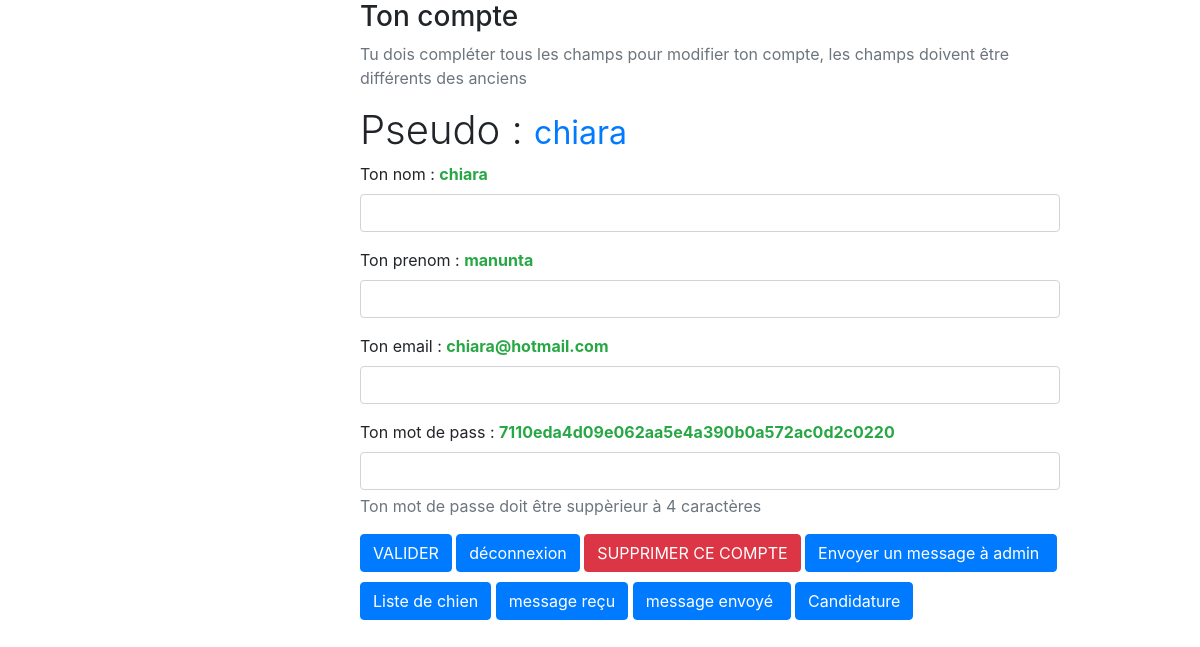
Screenshot of /redirection.php (signed in) with the database file from the repository.
### tables this page shows
CREATE TABLE IF NOT EXISTS `user` (
  `id` int(255) NOT NULL AUTO_INCREMENT,
  `nom` varchar(50) NOT NULL,
  `prenom` varchar(50) NOT NULL,
  `mdp` varchar(50) NOT NULL,
  `email` varchar(50) NOT NULL,
  `pseudo` varchar(50) NOT NULL,
  `role` varchar(10) NOT NULL,
  PRIMARY KEY (`id`)
);

### redirection.php (the view, shortened to what this page needs)
<?php
require_once ("fonction.php");
$bdd = connectionDb();
if(isset($_SESSION) AND !empty($_SESSION)  AND $_SESSION['id'] != null)
{
$tab_affichage = $_SESSION['pseudo'];
$requete = $bdd->prepare('SELECT nom,prenom,mdp,email FROM user WHERE pseudo=:pseudo');
$requete->execute(array('pseudo'=>$tab_affichage));
$tab_affichage = $requete->fetch();
}
else
    {
       header('location: index.php');
    }
?>
<!DOCTYPE html PUBLIC "-//W3C//DTD XHTML 1.0 Strict//EN" "http://www.w3.org/TR/xhtml1/DTD/xhtml1-strict.dtd">
<html xmlns="http://www.w3.org/1999/xhtml" xml:lang="fr" >
<head>
    <link rel="stylesheet" type="text/css" href="bootstrap.min.css">
</head>
<body>
<div style="width:700px; margin-left:30%;" >
    <p class="h3"> Ton compte </p>
    <p class="text-muted"> Tu dois compléter tous les champs pour
    modifier ton compte, les champs doivent être différents des anciens</p>
    <p class="h1 font-weight-light"> Pseudo : <?php echo '<small class="text-primary">'.$_SESSION['pseudo'].'</small>' ?> </p>
        <form action="redirection.php" method="post">
            <div class="form-group">
                <label>Ton nom :  <?php echo '<span class="text-success font-weight-bold">'.$tab_affichage['nom'].'</span>';   ?> </label> <input type="text" name="nom"  class="form-control">
            </div>
            <div class="form-group">
                <label>Ton prenom :  <?php echo '<span class="text-success font-weight-bold">'.$tab_affichage['prenom'].'</span>';   ?> </label><input type="text" name="prenom"  class="form-control">
            </div>
            <div class="form-group">
                <label>Ton email :   <?php echo '<span class="text-success font-weight-bold">'.$tab_affichage['email'].'</span>';   ?>  </label><input type="email" name="email"   class="form-control">
            </div>
            <div class="form-group">
                <label> Ton mot de pass :  <?php echo '<span class="text-success font-weight-bold">'.$_SESSION['mdp'].'</span>';   ?> </label> <input type="password" name="mdp" class="form-control">
                <span id="passwordHelpBlock" class="form-text  text-muted"> Ton mot de passe doit être
                suppèrieur à 4 caractères</span>
            </div>
            <input type="submit" name="valider" value="VALIDER" class="btn btn-primary">
            <input type="submit" name="quitter" value="déconnexion" class="btn btn-primary">
            <input type="submit" name="supprimer" value="SUPPRIMER CE COMPTE" class="btn btn-danger">
            <input type="submit" name="envoyer" value="Envoyer un message à admin " class="btn btn-primary">
            <input type="submit" name="liste" value="Liste de chien" class="btn btn-primary" style="margin-top: 10px;">
            <input type="submit" name="boite_reception" value="message reçu" class="btn-primary btn" style="margin-top: 10px;">
            <input type="submit" name="boite_envoie" value="message envoyé " class="btn-primary btn" style="margin-top: 10px;">
            <input type="submit" name="candidature" value="Candidature" class="btn-primary btn" style="margin-top: 10px;">
        </form>
</div>
</body>
</html>

### rows the page displays
user: nom "chiara", prenom "manunta", email "chiara@hotmail.com"

### other values shown
$_SESSION['pseudo'] "chiara"
$_SESSION['mdp'] "7110eda4d09e062aa5e4a390b0a572ac0d2c0220"
